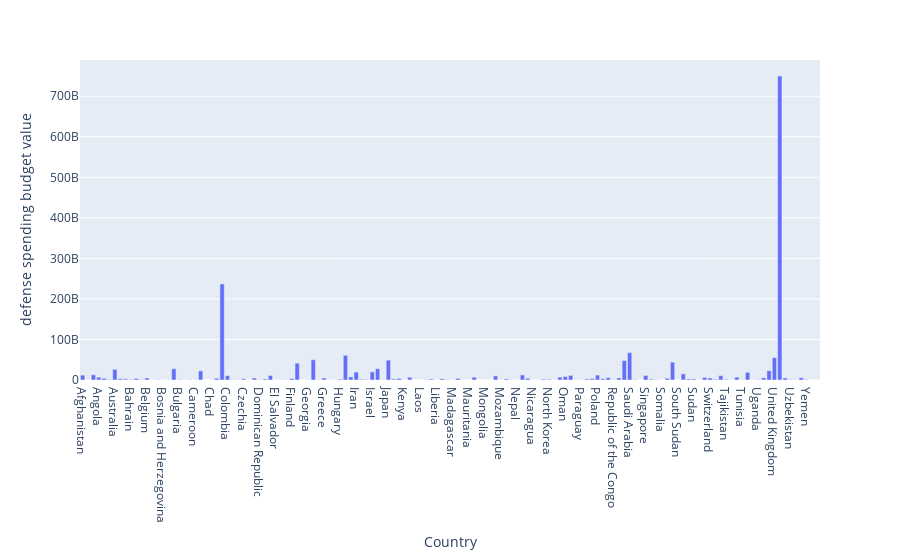

Notebook cell for this chart:
### Code cell
fig = px.bar(df ,x= "Country" , y ="defense spending budget value")
fig.show()

### Figure 1 — Plotly figure (JSON) as saved in the notebook; plotly's stock layout.template omitted (floating-point values rounded to 4 significant figures; data arrays with more than 128 entries replaced by an {"elided": "..."} marker saying what was removed)
{"data": [{"alignmentgroup": "True", "hovertemplate": "Country=%{x}<br>defense spending budget value=%{y}<extra></extra>", "legendgroup": "", "marker": {"color": "#636efa", "pattern": {"shape": ""}}, "name": "", "offsetgroup": "", "orientation": "v", "showlegend": false, "textposition": "auto", "type": "bar", "x": {"elided": "138 str values"}, "xaxis": "x", "y": {"elided": "138 int values"}, "yaxis": "y"}], "layout": {"barmode": "relative", "legend": {"tracegroupgap": 0}, "margin": {"t": 60}, "xaxis": {"anchor": "y", "domain": [0, 1], "title": {"text": "Country"}}, "yaxis": {"anchor": "x", "domain": [0, 1], "title": {"text": "defense spending budget value"}}}}
